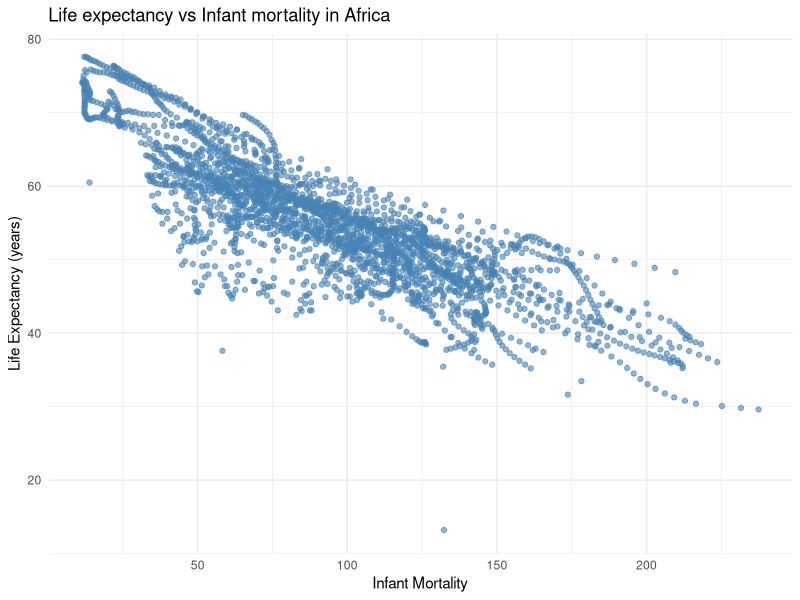
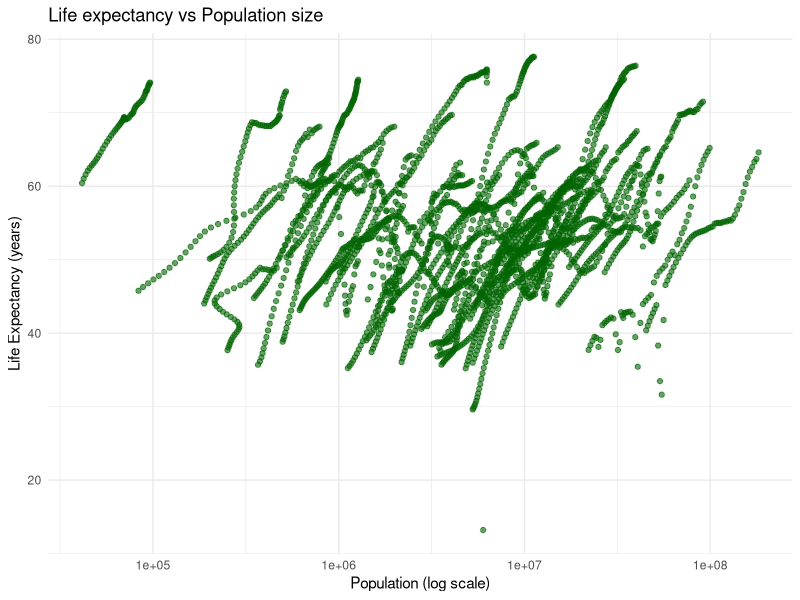
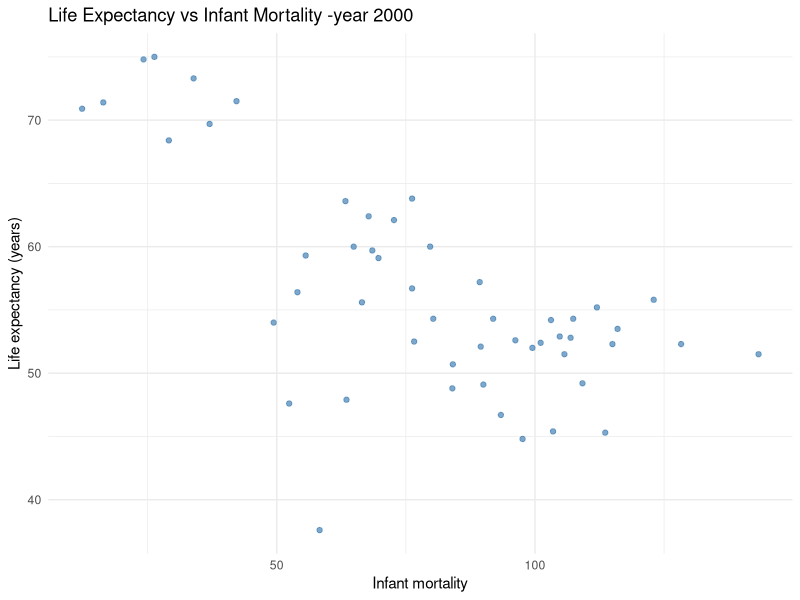
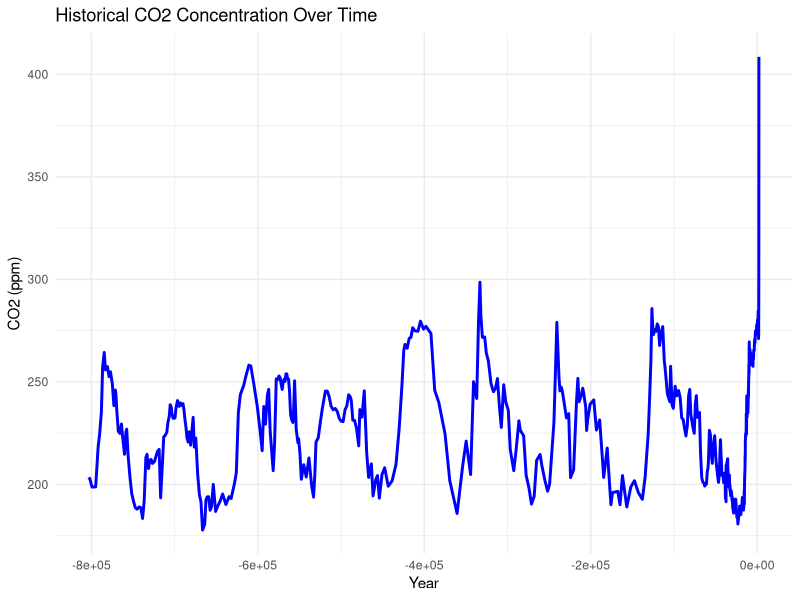
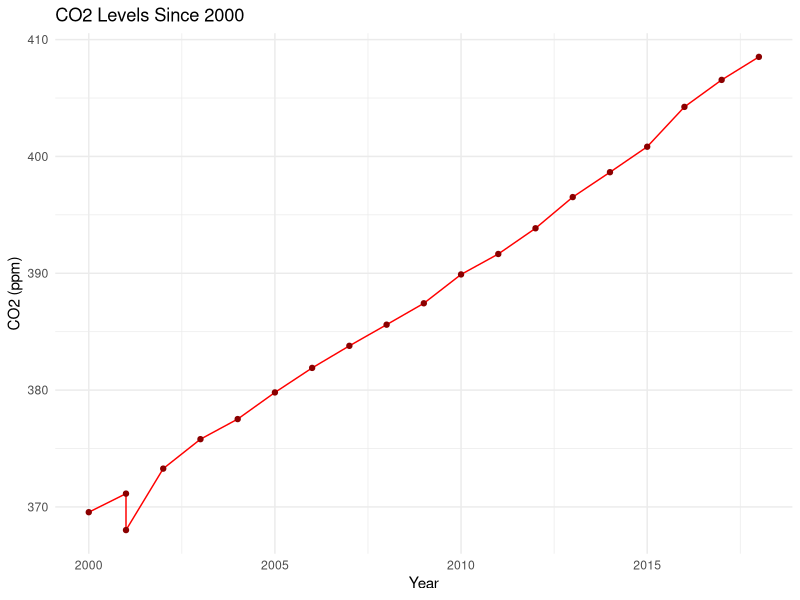

These figures' R source, in order:
## ---- chunk 1

# load dslabs package
library("dslabs") 
library("dplyr")
library("ggplot2")

# get an overview of data structure
str(gapminder)

# get a summary of data
summary(gapminder)

# determine the type of object gapminder is
class(gapminder)

africadata <- gapminder %>%
  filter(continent == "Africa")

# Create a new data frame with only 'infant_mortality' and 'life_expectancy'
africa_mort_life <- africadata %>%
  select(infant_mortality, life_expectancy)

# Create another data frame with only 'population' and 'life_expectancy'
africa_pop_life <- africadata %>%
  select(population, life_expectancy)

# Check the structure of the first new object
str(africa_mort_life)
# Check a summary of the data to understand distributions and NA presence
summary(africa_mort_life)

# Check the structure of the second new object
str(africa_pop_life)
# Summary of population and life expectancy
summary(africa_pop_life)
## ---- chunk 2
# Load dplyr package
library(dplyr)

# Create the object with infant_mortality and life_expectancy
africa_mort_life <- africadata %>%
  select(infant_mortality, life_expectancy)

# Plotting  Life expectancy vs infant mortality 
ggplot(africa_mort_life, aes(x = infant_mortality, y = life_expectancy)) +
  geom_point(alpha = 0.6, color = "steelblue") +
  labs(
    title = "Life expectancy vs Infant mortality in Africa",
    x = "Infant Mortality",
    y = "Life Expectancy (years)"
  ) +
  theme_minimal()

## ---- chunk 3
# Create population vs life expectancy data from africadata
africa_pop_life <- africadata %>%
  select(population, life_expectancy)

# Plotting Life expectancy vs pop size 
ggplot(africa_pop_life, aes(x = population, y = life_expectancy)) +
  geom_point(alpha = 0.6, color = "darkgreen") +
  scale_x_log10() +  # log scale for population
  labs(
    title = "Life expectancy vs Population size",
    x = "Population (log scale)",
    y = "Life Expectancy (years)"
  ) +
  theme_minimal()

## ---- chunk 4
# Now perform analysis for year 20000
africadata_year2000 <- subset(africadata, year == 2000)
# get an overview of data structure
str(africadata_year2000)

 # summary of data
summary(africadata_year2000)

ggplot(africadata_year2000, aes(x = infant_mortality, y = life_expectancy)) +
  geom_point(color = "steelblue", alpha = 0.7) +
  labs(
    title = "Life Expectancy vs Infant Mortality -year 2000",
    x = "Infant mortality",
    y = "Life expectancy (years)"
  ) +
  theme_minimal()

## ---- chunk 5

# Now we will apply models to our analysis of year 2000 to see if they are significant correlations:

# Model 1: Predict life expectancy using infant mortality
fit1 <- lm(life_expectancy ~ infant_mortality, data = africadata_year2000)

# Model 2: Predict life expectancy using population size
fit2 <- lm(life_expectancy ~ population, data = africadata_year2000)

# Print model summaries to screen
summary(fit1)

lm(formula = life_expectancy ~ infant_mortality, data = africadata_year2000)

summary(fit2)

lm(formula = life_expectancy ~ population, data = africadata_year2000)

## ---- chunk 6
# Additional Data Exploration – this part was contributed by Talia C. Swanson

library(dslabs)
library(dplyr)
library(ggplot2)

# Upload chosen dataset
data("historic_co2")

# Check structure of data
str(historic_co2)

# You will preview data and look at your descriptive stats
head(historic_co2)
summary(historic_co2)

# Displaying all points in the historic_co2 dataset
historic_co2

# Plotting CO2 concentration over time
ggplot(historic_co2, aes(x = year, y = co2)) +
  geom_line(color = "blue", size = 1) +
  labs(title = "Historical CO2 Concentration Over Time",
       x = "Year",
       y = "CO2 (ppm)") +
  theme_minimal()

## ---- chunk 7
# Filter for recent years 2000 onwards as target
recent_co2 <- historic_co2 %>% filter(year >= 2000)

# Display the table of points used in the plot (for recent years)
recent_co2

# This will plot our graph of atmospheric CO2 for years 2000 and above
ggplot(recent_co2, aes(x = year, y = co2)) +
  geom_line(color = "red") +
  geom_point(color = "darkred") +
  labs(title = "CO2 Levels Since 2000",
       x = "Year",
       y = "CO2 (ppm)") +
  theme_minimal()
